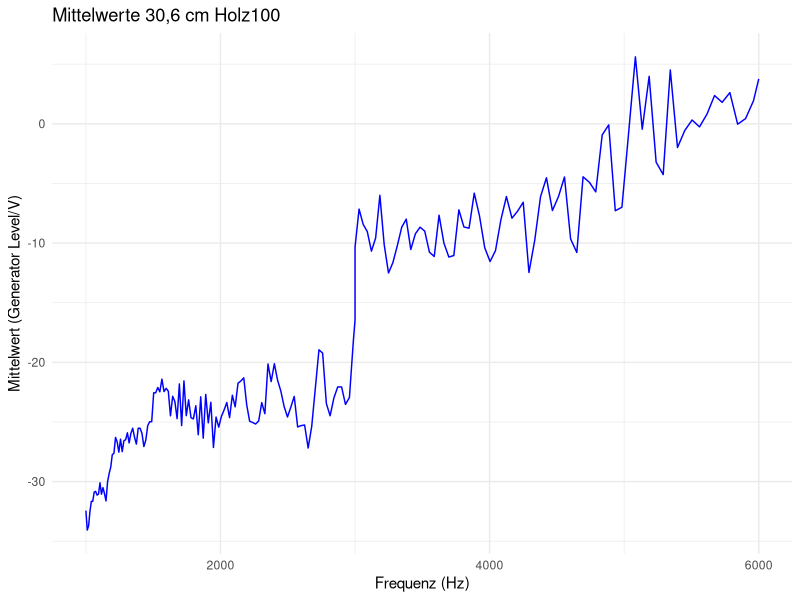

Here is the R script that generated this plot: (Note: this script raises an error after producing the figure.)
# Pakete laden
library(readxl)
library(writexl)
library(tidyverse)

# Excel-Dateien einlesen
tabelle1 <- read_excel("./Analyse/Messungen/306Holz_20240724_01.xls")
tabelle2 <- read_excel("./Analyse/Messungen/306Holz_20240724_02.xls")
tabelle3 <- read_excel("./Analyse/Messungen/306Holz_20240724_03.xls")


# Daten zusammenführen (tidyverse Methode)
werte <- bind_cols(
  tabelle1 %>% select(Frequency, `Generator Level/V`),
  tabelle2 %>% select(`Generator Level/V`),
  tabelle3 %>% select(`Generator Level/V`)
)

# Spaltennamen anpassen
colnames(werte) <- c("Frequency", "Tabelle1", "Tabelle2", "Tabelle3")

# Sicherstellen, dass die "Frequency" Spalte numerisch ist
werte$Frequency <- as.numeric(werte$Frequency)

# Alle "Generator Level/V" Spalten in numerische Werte umwandeln
werte$Tabelle1 <- as.numeric(werte$Tabelle1)
werte$Tabelle2 <- as.numeric(werte$Tabelle2)
werte$Tabelle3 <- as.numeric(werte$Tabelle3)

# Überprüfen der Daten nach dem Laden
head(werte)

# Fehlende Werte (NA) durch den Mittelwert der jeweiligen Spalte ersetzen
werte <- werte %>%
  mutate(
    Tabelle1 = ifelse(is.na(Tabelle1), mean(Tabelle1, na.rm = TRUE), Tabelle1),
    Tabelle2 = ifelse(is.na(Tabelle2), mean(Tabelle2, na.rm = TRUE), Tabelle2),
    Tabelle3 = ifelse(is.na(Tabelle3), mean(Tabelle3, na.rm = TRUE), Tabelle3)
  )

# Berechnung des Mittelwerts pro Zeile
werte <- werte %>%
  mutate(Mittelwert = rowMeans(select(werte, Tabelle1, Tabelle2, Tabelle3), na.rm = TRUE))

# Überprüfen, ob die Spalte "Mittelwert" erfolgreich hinzugefügt wurde
head(werte)

# Falls es NA-Werte in der Mittelwert-Spalte gibt, beheben
werte$Mittelwert <- ifelse(is.na(werte$Mittelwert), 0, werte$Mittelwert)

# Diagramm erstellen
ggplot(werte, aes(x = Frequency, y = Mittelwert)) +  # x = Frequency, y = Mittelwert
  geom_line(color = "blue") +  # Liniendiagramm
  labs(
    title = "Mittelwerte 30,6 cm Holz100",  # Titel des Diagramms
    x = "Frequenz (Hz)",  # x-Achse: Frequency
    y = "Mittelwert (Generator Level/V)"  # y-Achse: Mittelwert
  ) +
  theme_minimal()  # Minimalistisches Design
write_xlsx(werte, "./Analyse/306Holz/306Holz_neu.xlsx")
